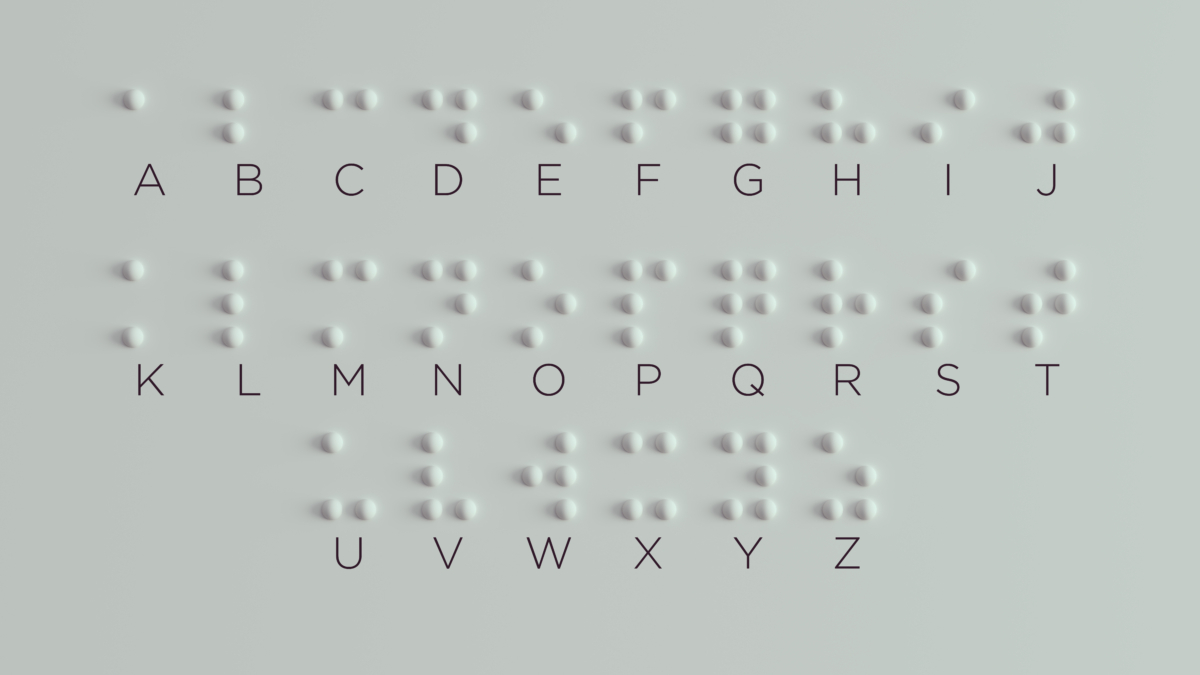
#> input picture src/AdobeStock_394223156-1200x675.jpeg, 1200 x 675 px; its folder holds only this picture in this run
$ python -i mainSVMHybrid.py   (imports and definitions only)
#> lines starting #> are read from the running program, lines starting #| are printed output that depends on the picture; after the words box and inside, x2 and y2 are one past the last pixel; in counts of white or black regions, pixels touching at a corner belong together
import os
import cv2
import numpy as np
from sklearn import svm
from sklearn.model_selection import train_test_split
from sklearn.preprocessing import LabelEncoder
from sklearn.metrics import accuracy_score, classification_report, confusion_matrix
import matplotlib.pyplot as plt
import seaborn as sns
from collections import Counter

# PARAMETER
IMAGE_SIZE = (28, 28)
DATASET_DIR = '/home/malik/Documents/PCD/UAS/Akuisisi'

def extract_geometric_features(image):
    features = []

    # Thresholding untuk mendapatkan titik-titik Braille
    _, thresh = cv2.threshold(image, 0, 255, cv2.THRESH_BINARY_INV + cv2.THRESH_OTSU)
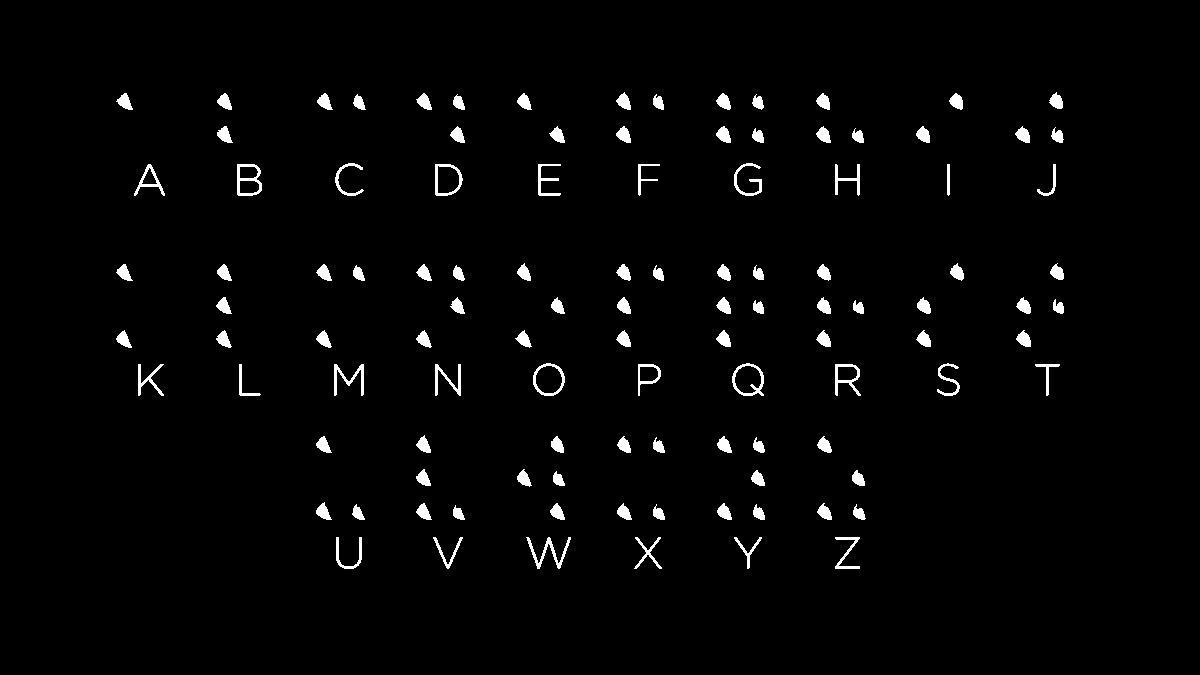
#> thresh: shape (675, 1200); 2.2% white; 110 white regions

    # Deteksi kontur (titik-titik Braille)
    contours, _ = cv2.findContours(thresh, cv2.RETR_EXTERNAL, cv2.CHAIN_APPROX_SIMPLE)
#> contours = 110 contours; largest, box (x1, y1, x2, y2) and area: (732, 363, 764, 396) 798, (533, 363, 565, 396) 788, (435, 164, 463, 196) 717, (237, 164, 262, 196) 674, (835, 364, 861, 396) 458
    dot_count = len(contours)
#> dot_count = 110
    features.append(dot_count)

    centers = []
    for cnt in contours:
        M = cv2.moments(cnt)
        if M["m00"] > 0:
            cX = int(M["m10"] / M["m00"])
            cY = int(M["m01"] / M["m00"])
            centers.append((cX, cY))
#> this loop made 110 passes
#> (cX, cY) on passes 1 to 12: (846, 552), (747, 549), (647, 552), (548, 552), (447, 551), (348, 554), (457, 513), (858, 513), (758, 512), (658, 513), (357, 512), (824, 512)
#> cX on pass 100: 358
#> after the loop, centers = 110 pairs, first value 123 to 1058, second value 101 to 554

    # Jika ada titik, hitung jarak ke centroid
    if centers:
        cX_all = [p[0] for p in centers]
#> cX_all = 110 values, max 1058 at index 52, min 123 at index 49, mean 617.4
        cY_all = [p[1] for p in centers]
#> cY_all = 110 values, max 554 at index 5, min 101 at index 100, mean 308.3
        centroid = (np.mean(cX_all), np.mean(cY_all))
#> centroid = (617.4, 308.3)

        dists = [np.sqrt((x - centroid[0])**2 + (y - centroid[1])**2) for x, y in centers]
#> dists = 110 values, max 535.2 at index 107, min 6.47 at index 57, mean 264.4
        mean_dist = np.mean(dists)
#> mean_dist = 264.4
        features.append(mean_dist)
    else:
        features.append(0)

    # Simetri horizontal
    h_sym = np.mean([abs(x - (image.shape[1] - x)) for x, _ in centers]) if centers else 0
#> h_sym = 424.5
    features.append(h_sym)

    # Simetri vertikal
    v_sym = np.mean([abs(y - (image.shape[0] - y)) for _, y in centers]) if centers else 0
#> v_sym = 246.6
    features.append(v_sym)

    return features

# Load dan proses data
data = []
labels = []

# [24 lines not run here, left out]

# Encode label
le = LabelEncoder()
labels_encoded = le.fit_transform(labels)

# Train-test split
# [1 line that did not run here, left out]

# Training SVM
clf = svm.SVC(kernel='rbf', gamma='scale', C=10)
# [1 line not run here, left out]

# Evaluasi
# [1 line that did not run here, left out]

# [4 lines not run here, left out]

# Confusion Matrix
# [1 line that did not run here, left out]
# [6 lines not run here, left out]

>>> import cv2
>>> picture = cv2.imread('../src/AdobeStock_394223156-1200x675.jpeg', cv2.IMREAD_GRAYSCALE)
>>> result = extract_geometric_features(picture)
#> result = [110, 264.4, 424.5, 246.6]
